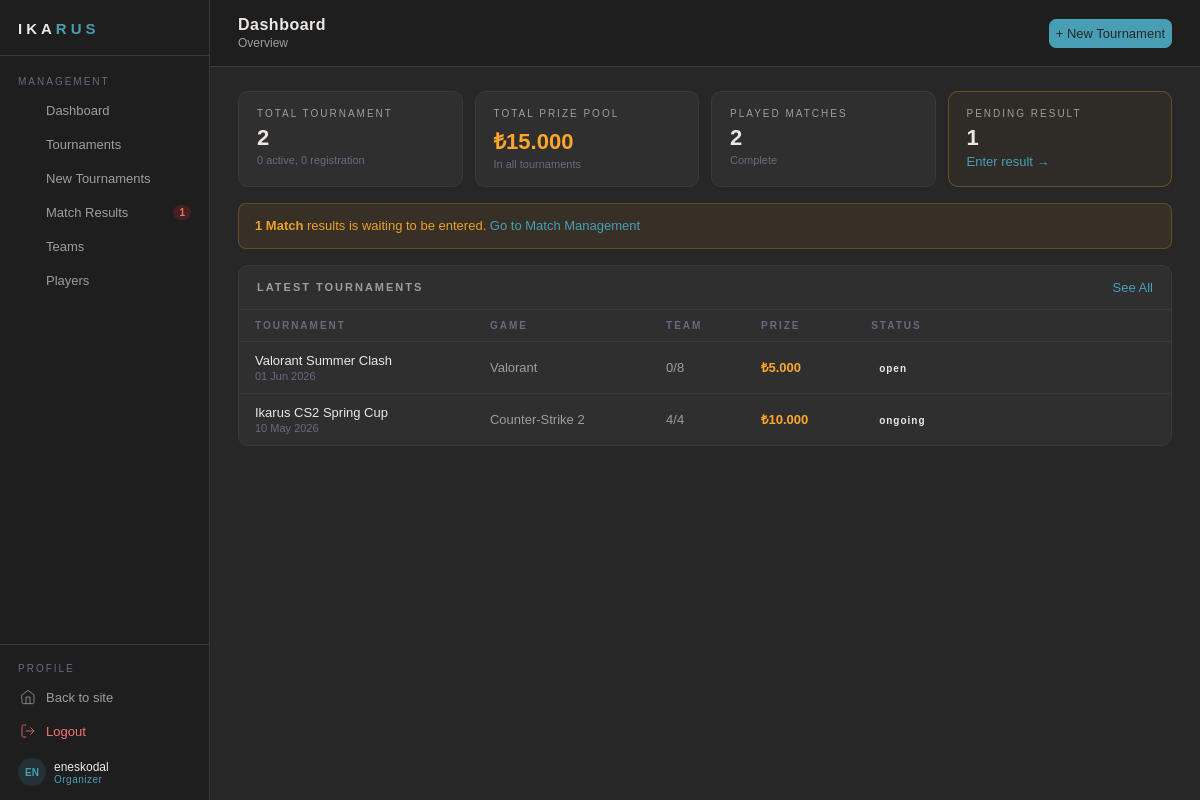
The app's page /organizer/dashboard.php (signed in) with its own data.
### tables this page shows
CREATE TABLE Tournament (
    id BIGINT NOT NULL AUTO_INCREMENT,
    name VARCHAR(150) NOT NULL,
    description TEXT,
    start_date DATETIME NOT NULL,
    end_date DATETIME NOT NULL,
    status VARCHAR(20) NOT NULL,
    prize_pool DECIMAL(18,6),
    prize_1st DECIMAL(10,2),
    prize_2nd DECIMAL(10,2),
    prize_3rd DECIMAL(10,2),
    max_teams BIGINT,
    organizer_id BIGINT NOT NULL,
    game_id BIGINT NOT NULL,
    checkin_minutes INT DEFAULT 15,
    noshow_minutes INT DEFAULT 10,
    created_at DATETIME DEFAULT CURRENT_TIMESTAMP,
    deleted_at DATETIME DEFAULT NULL,
    PRIMARY KEY (id)
);

CREATE TABLE Game (
    id BIGINT NOT NULL AUTO_INCREMENT,
    name VARCHAR(50) NOT NULL,
    genre VARCHAR(50),
    max_team_size BIGINT NOT NULL,
    api_source_url VARCHAR(255),
    created_at DATETIME DEFAULT CURRENT_TIMESTAMP(6) NOT NULL,
    deleted_at DATETIME DEFAULT NULL,
    PRIMARY KEY (id)
);

### organizer/dashboard.php (the view, shortened to what this page needs)
<?php
    require_once __DIR__ . '/guard.php';
    try {
        $orgId = $_SESSION['user_id'];
        $stats = $pdo->prepare("
            SELECT
                (SELECT COUNT(*) FROM Tournament WHERE organizer_id = :id1 AND deleted_at IS NULL) AS total,
                (SELECT COUNT(*) FROM Tournament WHERE organizer_id = :id2 AND status = 'live' AND deleted_at IS NULL) AS live,
                (SELECT COUNT(*) FROM Tournament WHERE organizer_id = :id3 AND status = 'registration' AND deleted_at IS NULL) AS reg,
                (SELECT COALESCE(SUM(prize_pool),0) FROM Tournament WHERE organizer_id = :id4 AND deleted_at IS NULL) AS prize,
                (SELECT COUNT(*)
                    FROM Matches m
                    JOIN Tournament t ON t.id = m.tournament_id
                    WHERE t.organizer_id = :id5 AND m.winner_id IS NOT NULL AND t.deleted_at IS NULL) AS matches_done,
                (SELECT COUNT(*)
                    FROM Matches m
                    JOIN Tournament t ON t.id = m.tournament_id
                    WHERE t.organizer_id = :id6 AND m.winner_id IS NULL AND t.deleted_at IS NULL) AS matches_pending
        ");
        $stats->execute([
            ':id1' => $orgId,
            ':id2' => $orgId,
            ':id3' => $orgId,
            ':id4' => $orgId,
            ':id5' => $orgId,
            ':id6' => $orgId
        ]);
        $s = $stats->fetch();
    } catch (Exception $e) {
        die("Stats Query Error: " . $e->getMessage());
    }
    try {
        $stmt = $pdo->prepare("
            SELECT t.id, t.name, t.status, t.prize_pool, t.max_teams, t.start_date,
                g.name AS game,
                COUNT(tt.team_id) AS registered
            FROM Tournament t
            LEFT JOIN Game g ON g.id = t.game_id
            LEFT JOIN tournament_teams tt ON tt.tournament_id = t.id
            WHERE t.organizer_id = ? AND t.deleted_at IS NULL
            GROUP BY t.id
            ORDER BY t.created_at DESC
            LIMIT 5
        ");
        $stmt->execute([$orgId]);
        $tournaments = $stmt->fetchAll();
    } catch (Exception $e) {
        die("Tournaments Query Error: " . $e->getMessage());
    }
    require_once __DIR__ . '/layout-top.php';
?>
 <div class="op-stat-grid">
    <div class="op-stat-card">
        <div class="op-stat-label">Total Tournament</div>
        <div class="op-stat-val"><?= $s['total'] ?></div>
        <div class="op-stat-sub"><?= $s['live'] ?> active, <?= $s['reg'] ?> registration</div>
    </div>
    <div class="op-stat-card">
        <div class="op-stat-label">Total Prize Pool</div>
        <div class="op-stat-val" style="color: var(--highlight);">
            ₺<?= number_format($s['prize'], 0, ',', '.') ?>
        </div>
        <div class="op-stat-sub">In all tournaments</div>
    </div>
    <div class="op-stat-card">
        <div class="op-stat-label">Played Matches</div>
        <div class="op-stat-val"><?= $s['matches_done'] ?></div>
        <div class="op-stat-sub">Complete</div>
    </div>
    <div class="op-stat-card <?= $s['matches_pending'] > 0 ? 'op-stat-card--warn' : '' ?>">
        <div class="op-stat-label">Pending Result</div>
        <div class="op-stat-val"><?= $s['matches_pending'] ?></div>
        <div class="op-stat-sub">
            <?php if($s['matches_pending'] > 0): ?>
                <a href="match-results.php" class="op-link">Enter result →</a>
            <?php else: ?>
                All matches updated
            <?php endif; ?>
        </div>
    </div>
 </div>
 <?php if($s['matches_pending'] > 0): ?>
    <div class="op-alert op-alert--warn">
        <strong><?= $s['matches_pending'] ?> Match</strong> results is waiting to be entered.
        <a href="match-results.php" class="op-link">Go to Match Management</a>
    </div>
<?php endif; ?>
 <div class="op-card">
    <div class="op-card-head">
        <span class="op-card-title">Latest Tournaments</span>
        <a href="tournaments.php" class="op-link">See All</a>
    </div>
    <?php if(empty($tournaments)): ?>
    <div class="op-empty">
        You haven't created a tournament yet.
        <a href="tournament-create.php" class="op-btn--primary" style="margin-top: 12px;display:inline-block">
            + Create first tournament
        </a>
    </div>
    <?php else: ?>
        <table class="op-table">
            <thead>
                <tr>
                    <th>Tournament</th>
                    <th>Game</th>
                    <th>Team</th>
                    <th>Prize</th>
                    <th>Status</th>
                    <th></th>
                </tr>
            </thead>
            <tbody>
                <?php foreach($tournaments as $t):
                    $statusMap = [
                        'live'          => ['Live',             'op-badge--live'],
                        'registration'  => ['Registration' ,    'op-badge--open'],
                        'upcoming'      => ['Upcoming' ,        'op-badge--soon'],
                        'finished'      => ['Completed' ,       'op-badge--done'],
                        'draft'         => ['Draft' ,           'op-badge--draft'],
                    ];
                    $st = $statusMap[$t['status']] ?? [$t['status'], ''];
                ?>
                <tr>
                    <td>
                        <div class="op-td-name"><?= htmlspecialchars($t['name']) ?></div>
                        <div class="op-td-sub"><?= date('d M Y' , strtotime($t['start_date'])) ?></div>
                    </td>
                    <td class="op-td-muted"><?= htmlspecialchars($t['game'] ?? '-') ?></td>
                    <td class="op-td-muted"><?= $t['registered'] ?>/<?= $t['max_teams'] ?></td>
                    <td class="op-td-prize">
                        <?= $t['prize_pool'] > 0 ? '₺'.number_format($t['prize_pool'],0,',','.') : '—' ?>
                    </td>
                    <td><span class="op-badge <?= $st[1] ?>"><?= $st[0] ?></span></td>
                    <td>
                    </td>
                </tr>
                <?php endforeach; ?>
            </tbody>
        </table>
    <?php endif; ?>
 </div>
 <?php require_once __DIR__ . '/layout-bottom.php' ?>

### assets/css/global.css (style rules this page uses)
:root { --bg: #272727; --surface: #2f2f2f; --border: #3a3a3a; --text: #ede7e3; --text-muted: #a09d99; --text-faint: #6b6880; --accent: #489fb5; --accent-soft: #82c0cc; --highlight: #ffa62b; --surface-2: #1e1e1e; --transition: 0.3s ease; }
*, *::before, *::after { box-sizing: border-box; margin: 0; padding: 0; }
html { height: 100%; }
body { min-height: 100vh; background-color: var(--bg); color: var(--text); font-family: Arial, Helvetica, sans-serif; display: flex; flex-direction: column; overflow-x: hidden; }
a { color: inherit; text-decoration: none; }

### assets/css/organizer/organizer-core.css (style rules this page uses)
:root { --bg: #272727; --surface-1: #2f2f2f; --surface-2: #1e1e1e; --accent: #489fb5; --text: #ede7e3; --text-muted: #a09d99; --text-faint: #6b6880; --border: #3a3a3a; --highlight: #ffa62b; --success: #97c459; --danger: #f87171; }
.organizer-body { display: block; background: var(--bg); }
.op-card { background: var(--surface); border: 1px solid var(--border); border-radius: 10px; overflow: hidden; }
.op-card-head { display: flex; justify-content: space-between; align-items: center; padding: 14px 18px; border-bottom: 1px solid var(--border); }
.op-card-title { font-size: 11px; font-weight: 600; color: var(--text-muted); letter-spacing: 2px; text-transform: uppercase; }
.op-stat-grid { display: grid; grid-template-columns: repeat(4, 1fr); gap: 12px; margin-bottom: 16px; }
.op-stat-card { background: var(--surface); border: 1px solid var(--border); border-radius: 10px; padding: 16px 18px; }
.op-stat-card--warn { border-color: rgba(239,159,39,0.3); background: rgba(239,159,39,0.04); }
.op-stat-label { font-size: 10px; color: var(--text-muted); letter-spacing: 2px; text-transform: uppercase; margin-bottom: 6px; }
.op-stat-val { font-size: 22px; font-weight: 700; color: var(--text); margin-bottom: 3px; }
.op-stat-sub { font-size: 11px; color: var(--text-faint); }
.op-alert { padding: 12px 16px; border-radius: 8px; font-size: 13px; margin-bottom: 16px; line-height: 1.5; }
.op-alert--warn { background: rgba(239,159,39,0.08); border: 1px solid rgba(239,159,39,0.25); color: #EF9F27; }
.op-table { width: 100%; border-collapse: collapse; }
.op-table th { font-size: 10px; color: var(--text-faint); letter-spacing: 2px; text-transform: uppercase; padding: 10px 16px; text-align: left; border-bottom: 1px solid var(--border); }
.op-table td { padding: 11px 16px; border-bottom: 1px solid rgba(255,255,255,0.04); font-size: 13px; vertical-align: middle; }
.op-table tr:last-child td { border-bottom: none; }
.op-td-name { font-weight: 500; color: var(--text); }
.op-td-sub { font-size: 11px; color: var(--text-faint); margin-top: 2px; }
.op-td-muted { color: var(--text-muted); font-size: 12px; }
.op-td-prize { font-size: 13px; font-weight: 600; color: var(--highlight); }
.op-link { color: var(--accent); text-decoration: none; font-size: 13px; font-weight: 500; }
.op-badge { font-size: 10px; padding: 2px 8px; border-radius: 4px; letter-spacing: 1px; font-weight: 600; }

### records on screen
tournament: name "Valorant Summer Clash", start_date "01 Jun 2026", game.name "Valorant", registered "0", max_teams "8", prize_pool "5.000", status "open"
tournament: name "Ikarus CS2 Spring Cup", start_date "10 May 2026", game.name "Counter-Strike 2", registered "4", max_teams "4", prize_pool "10.000", status "ongoing"

### other values on screen
$item['label'] "Dashboard"
$item['label'] "Tournaments"
$item['label'] "New Tournaments"
$item['label'] "Match Results"
$pendingCount "1"
$item['label'] "Teams"
$item['label'] "Players"
substr(getUsername(), 0, 2) "EN"
getUsername() "eneskodal"
$pageTitle "Dashboard"
$pageSubtitle "Overview"
$pageAction['label'] "+ New Tournament"
$s['total'] "2"
$s['live'] "0"
$s['reg'] "0"
